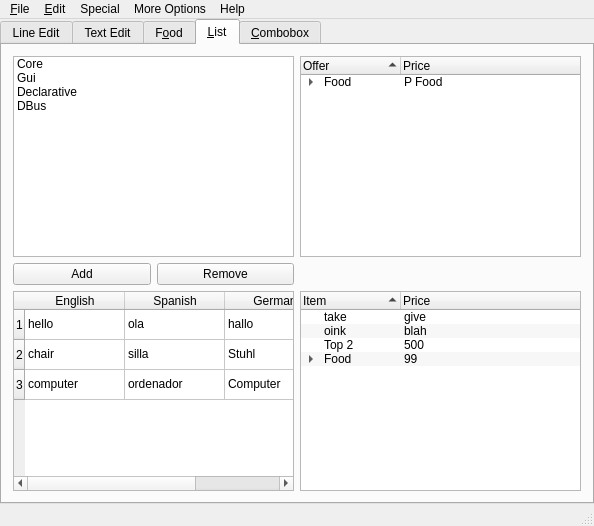
<?xml version="1.0" encoding="UTF-8"?>
<ui version="4.0">
 <class>MainWindow</class>
 <widget class="QMainWindow" name="MainWindow">
  <property name="geometry">
   <rect>
    <x>0</x>
    <y>0</y>
    <width>590</width>
    <height>526</height>
   </rect>
  </property>
  <property name="windowTitle">
   <string>MainWindow</string>
  </property>
  <widget class="QWidget" name="centralWidget">
   <layout class="QVBoxLayout" name="verticalLayout">
    <property name="margin">
     <number>0</number>
    </property>
    <item>
     <widget class="QTabWidget" name="tabWidget">
      <property name="currentIndex">
       <number>3</number>
      </property>
      <widget class="QWidget" name="tab_7">
       <attribute name="title">
        <string>Line Edit</string>
       </attribute>
       <layout class="QVBoxLayout" name="verticalLayout_7">
        <item>
         <widget class="QLabel" name="label">
          <property name="accessibleDescription">
           <string>Accessible description for &quot;Some Text&quot; label</string>
          </property>
          <property name="text">
           <string>Some Text</string>
          </property>
         </widget>
        </item>
        <item>
         <layout class="QHBoxLayout" name="horizontalLayout">
          <item>
           <widget class="QLabel" name="label_2">
            <property name="text">
             <string>Enter your name:</string>
            </property>
            <property name="buddy">
             <cstring>lineEdit</cstring>
            </property>
           </widget>
          </item>
          <item>
           <widget class="QLineEdit" name="lineEdit">
            <property name="accessibleName">
             <string>Name line edit</string>
            </property>
           </widget>
          </item>
         </layout>
        </item>
        <item>
         <spacer name="verticalSpacer_5">
          <property name="orientation">
           <enum>Qt::Vertical</enum>
          </property>
          <property name="sizeHint" stdset="0">
           <size>
            <width>20</width>
            <height>40</height>
           </size>
          </property>
         </spacer>
        </item>
       </layout>
      </widget>
      <widget class="QWidget" name="tab_6">
       <attribute name="title">
        <string>Text Edit</string>
       </attribute>
       <layout class="QVBoxLayout" name="verticalLayout_6">
        <item>
         <widget class="QTextEdit" name="textEdit">
          <property name="html">
           <string>&lt;!DOCTYPE HTML PUBLIC &quot;-//W3C//DTD HTML 4.0//EN&quot; &quot;http://www.w3.org/TR/REC-html40/strict.dtd&quot;&gt;
&lt;html&gt;&lt;head&gt;&lt;meta name=&quot;qrichtext&quot; content=&quot;1&quot; /&gt;&lt;style type=&quot;text/css&quot;&gt;
p, li { white-space: pre-wrap; }
&lt;/style&gt;&lt;/head&gt;&lt;body style=&quot; font-family:'DejaVu Sans'; font-size:9pt; font-weight:400; font-style:normal;&quot;&gt;
&lt;p style=&quot; margin-top:0px; margin-bottom:0px; margin-left:0px; margin-right:0px; -qt-block-indent:0; text-indent:0px;&quot;&gt;&lt;span style=&quot; font-family:'Sans Serif';&quot;&gt;Hello,&lt;/span&gt;&lt;/p&gt;
&lt;p style=&quot; margin-top:0px; margin-bottom:0px; margin-left:0px; margin-right:0px; -qt-block-indent:0; text-indent:0px;&quot;&gt;&lt;span style=&quot; font-family:'Sans Serif';&quot;&gt;this is an example text.&lt;/span&gt;&lt;/p&gt;
&lt;p style=&quot; margin-top:0px; margin-bottom:0px; margin-left:0px; margin-right:0px; -qt-block-indent:0; text-indent:0px;&quot;&gt;&lt;span style=&quot; font-family:'Sans Serif';&quot;&gt;Text can be &lt;/span&gt;&lt;span style=&quot; font-family:'Sans Serif'; font-weight:600;&quot;&gt;bold&lt;/span&gt;&lt;span style=&quot; font-family:'Sans Serif';&quot;&gt; or &lt;/span&gt;&lt;span style=&quot; font-family:'Sans Serif'; text-decoration: underline;&quot;&gt;underlined&lt;/span&gt;&lt;span style=&quot; font-family:'Sans Serif';&quot;&gt;.&lt;/span&gt;&lt;/p&gt;
&lt;p style=&quot; margin-top:0px; margin-bottom:0px; margin-left:0px; margin-right:0px; -qt-block-indent:0; text-indent:0px;&quot;&gt;&lt;span style=&quot; font-family:'Sans Serif'; font-size:12pt;&quot;&gt;Big fonts&lt;/span&gt;&lt;span style=&quot; font-family:'Sans Serif';&quot;&gt; are possible too.&lt;/span&gt;&lt;/p&gt;
&lt;p style=&quot; margin-top:0px; margin-bottom:0px; margin-left:0px; margin-right:0px; -qt-block-indent:0; text-indent:0px;&quot;&gt;&lt;span style=&quot; font-size:10pt; background-color:#ff0000;&quot;&gt;Let's give some color to &lt;/span&gt;&lt;span style=&quot; font-size:10pt; color:#f0f1f2; background-color:#14f01e;&quot;&gt;Qt&lt;/span&gt;&lt;span style=&quot; font-size:10pt;&quot;&gt; also.&lt;/span&gt;&lt;/p&gt;&lt;/body&gt;&lt;/html&gt;</string>
          </property>
         </widget>
        </item>
       </layout>
      </widget>
      <widget class="QWidget" name="tab_2">
       <attribute name="title">
        <string>F&amp;ood</string>
       </attribute>
       <layout class="QVBoxLayout" name="verticalLayout_3">
        <item>
         <widget class="QCheckBox" name="checkBox">
          <property name="text">
           <string>Bread</string>
          </property>
         </widget>
        </item>
        <item>
         <widget class="QCheckBox" name="checkBox_2">
          <property name="text">
           <string>Butter</string>
          </property>
         </widget>
        </item>
        <item>
         <widget class="QCheckBox" name="checkBox_3">
          <property name="text">
           <string>Milk</string>
          </property>
         </widget>
        </item>
        <item>
         <widget class="QRadioButton" name="radioButton_3">
          <property name="text">
           <string>&amp;Apple</string>
          </property>
         </widget>
        </item>
        <item>
         <widget class="QRadioButton" name="radioButton_2">
          <property name="text">
           <string>&amp;Banana</string>
          </property>
         </widget>
        </item>
        <item>
         <widget class="QRadioButton" name="radioButton">
          <property name="text">
           <string>&amp;Pineapple</string>
          </property>
         </widget>
        </item>
        <item>
         <widget class="QPushButton" name="pushButton">
          <property name="text">
           <string>Create More Buttons</string>
          </property>
         </widget>
        </item>
        <item>
         <spacer name="verticalSpacer_4">
          <property name="orientation">
           <enum>Qt::Vertical</enum>
          </property>
          <property name="sizeHint" stdset="0">
           <size>
            <width>20</width>
            <height>40</height>
           </size>
          </property>
         </spacer>
        </item>
       </layout>
      </widget>
      <widget class="QWidget" name="tab_3">
       <attribute name="title">
        <string>&amp;List</string>
       </attribute>
       <layout class="QGridLayout" name="gridLayout">
        <item row="0" column="0">
         <widget class="QListWidget" name="listWidget">
          <item>
           <property name="text">
            <string>Core</string>
           </property>
          </item>
          <item>
           <property name="text">
            <string>Gui</string>
           </property>
          </item>
          <item>
           <property name="text">
            <string>Declarative</string>
           </property>
          </item>
          <item>
           <property name="text">
            <string>DBus</string>
           </property>
          </item>
         </widget>
        </item>
        <item row="0" column="1">
         <widget class="QTreeWidget" name="treeWidget">
          <property name="alternatingRowColors">
           <bool>true</bool>
          </property>
          <property name="sortingEnabled">
           <bool>true</bool>
          </property>
          <attribute name="headerShowSortIndicator" stdset="0">
           <bool>true</bool>
          </attribute>
          <attribute name="headerStretchLastSection">
           <bool>true</bool>
          </attribute>
          <column>
           <property name="text">
            <string>Offer</string>
           </property>
          </column>
          <column>
           <property name="text">
            <string>Price</string>
           </property>
          </column>
          <item>
           <property name="text">
            <string>Food</string>
           </property>
           <property name="text">
            <string>P Food</string>
           </property>
           <item>
            <property name="text">
             <string>Vegetable</string>
            </property>
            <property name="text">
             <string>P Veggies</string>
            </property>
            <item>
             <property name="text">
              <string>Eggplant</string>
             </property>
             <property name="text">
              <string>7</string>
             </property>
            </item>
            <item>
             <property name="text">
              <string>Carrots</string>
             </property>
             <property name="text">
              <string>5</string>
             </property>
            </item>
            <item>
             <property name="text">
              <string>Cabbage</string>
             </property>
             <property name="text">
              <string>6</string>
             </property>
            </item>
           </item>
           <item>
            <property name="text">
             <string>Fruit</string>
            </property>
            <property name="text">
             <string>P Fruit</string>
            </property>
            <item>
             <property name="text">
              <string>Oranges</string>
             </property>
             <property name="text">
              <string>3</string>
             </property>
            </item>
            <item>
             <property name="text">
              <string>Bananas</string>
             </property>
             <property name="text">
              <string>2</string>
             </property>
            </item>
            <item>
             <property name="text">
              <string>Apples</string>
             </property>
             <property name="text">
              <string>1</string>
             </property>
            </item>
           </item>
          </item>
         </widget>
        </item>
        <item row="1" column="0">
         <layout class="QHBoxLayout" name="horizontalLayout_2">
          <item>
           <widget class="QPushButton" name="addListButton">
            <property name="text">
             <string>Add</string>
            </property>
           </widget>
          </item>
          <item>
           <widget class="QPushButton" name="removeListButton">
            <property name="text">
             <string>Remove</string>
            </property>
           </widget>
          </item>
         </layout>
        </item>
        <item row="2" column="0">
         <widget class="QTableWidget" name="tableWidget">
          <row>
           <property name="text">
            <string>1</string>
           </property>
          </row>
          <row>
           <property name="text">
            <string>2</string>
           </property>
          </row>
          <row>
           <property name="text">
            <string>3</string>
           </property>
          </row>
          <column>
           <property name="text">
            <string>English</string>
           </property>
          </column>
          <column>
           <property name="text">
            <string>Spanish</string>
           </property>
          </column>
          <column>
           <property name="text">
            <string>German</string>
           </property>
          </column>
          <item row="0" column="0">
           <property name="text">
            <string>hello</string>
           </property>
          </item>
          <item row="0" column="1">
           <property name="text">
            <string>ola</string>
           </property>
          </item>
          <item row="0" column="2">
           <property name="text">
            <string>hallo</string>
           </property>
          </item>
          <item row="1" column="0">
           <property name="text">
            <string>chair</string>
           </property>
          </item>
          <item row="1" column="1">
           <property name="text">
            <string>silla</string>
           </property>
          </item>
          <item row="1" column="2">
           <property name="text">
            <string>Stuhl</string>
           </property>
          </item>
          <item row="2" column="0">
           <property name="text">
            <string>computer</string>
           </property>
          </item>
          <item row="2" column="1">
           <property name="text">
            <string>ordenador</string>
           </property>
          </item>
          <item row="2" column="2">
           <property name="text">
            <string>Computer</string>
           </property>
          </item>
         </widget>
        </item>
        <item row="2" column="1">
         <widget class="QTreeWidget" name="treeWidget_2">
          <property name="alternatingRowColors">
           <bool>true</bool>
          </property>
          <property name="sortingEnabled">
           <bool>true</bool>
          </property>
          <attribute name="headerShowSortIndicator" stdset="0">
           <bool>true</bool>
          </attribute>
          <attribute name="headerStretchLastSection">
           <bool>true</bool>
          </attribute>
          <column>
           <property name="text">
            <string>Item</string>
           </property>
          </column>
          <column>
           <property name="text">
            <string>Price</string>
           </property>
          </column>
          <item>
           <property name="text">
            <string>take</string>
           </property>
           <property name="text">
            <string>give</string>
           </property>
          </item>
          <item>
           <property name="text">
            <string>oink</string>
           </property>
           <property name="text">
            <string>blah</string>
           </property>
          </item>
          <item>
           <property name="text">
            <string>Top 2</string>
           </property>
           <property name="text">
            <string>500</string>
           </property>
          </item>
          <item>
           <property name="text">
            <string>Food</string>
           </property>
           <property name="text">
            <string>99</string>
           </property>
           <item>
            <property name="text">
             <string>Sub1</string>
            </property>
            <property name="text">
             <string>1001</string>
            </property>
           </item>
          </item>
         </widget>
        </item>
       </layout>
      </widget>
      <widget class="QWidget" name="tab_5">
       <attribute name="title">
        <string>&amp;Combobox</string>
       </attribute>
       <layout class="QGridLayout" name="gridLayout_2">
        <item row="0" column="0">
         <widget class="QLabel" name="label_3">
          <property name="text">
           <string>Here is a combo box:</string>
          </property>
          <property name="buddy">
           <cstring>comboBox</cstring>
          </property>
         </widget>
        </item>
        <item row="0" column="1">
         <widget class="QComboBox" name="comboBox">
          <item>
           <property name="text">
            <string>Comboboxes are fun!</string>
           </property>
          </item>
          <item>
           <property name="text">
            <string>Or so I hear at least</string>
           </property>
          </item>
          <item>
           <property name="text">
            <string>Crash for me!</string>
           </property>
          </item>
          <item>
           <property name="text">
            <string>Last but not least</string>
           </property>
          </item>
         </widget>
        </item>
        <item row="1" column="0">
         <widget class="QLabel" name="label_4">
          <property name="text">
           <string>Choose your favorite furniture:</string>
          </property>
          <property name="buddy">
           <cstring>comboBox_2</cstring>
          </property>
         </widget>
        </item>
        <item row="1" column="1">
         <widget class="QComboBox" name="comboBox_2">
          <property name="editable">
           <bool>true</bool>
          </property>
          <item>
           <property name="text">
            <string>Table</string>
           </property>
          </item>
          <item>
           <property name="text">
            <string>Chair</string>
           </property>
          </item>
          <item>
           <property name="text">
            <string>Couch</string>
           </property>
          </item>
          <item>
           <property name="text">
            <string>Bed</string>
           </property>
          </item>
         </widget>
        </item>
        <item row="2" column="0" colspan="2">
         <spacer name="verticalSpacer_2">
          <property name="orientation">
           <enum>Qt::Vertical</enum>
          </property>
          <property name="sizeHint" stdset="0">
           <size>
            <width>568</width>
            <height>388</height>
           </size>
          </property>
         </spacer>
        </item>
       </layout>
      </widget>
     </widget>
    </item>
   </layout>
  </widget>
  <widget class="QMenuBar" name="menuBar">
   <property name="geometry">
    <rect>
     <x>0</x>
     <y>0</y>
     <width>590</width>
     <height>21</height>
    </rect>
   </property>
   <widget class="QMenu" name="menuFile">
    <property name="title">
     <string>&amp;File</string>
    </property>
    <addaction name="actionNew_Button"/>
    <addaction name="action_Remove_Button"/>
    <addaction name="action_Quit"/>
   </widget>
   <widget class="QMenu" name="menuEdit">
    <property name="title">
     <string>&amp;Edit</string>
    </property>
    <addaction name="actionNom_nom_nom"/>
    <addaction name="actionBlah"/>
   </widget>
   <widget class="QMenu" name="menuSpecial">
    <property name="title">
     <string>Special</string>
    </property>
    <widget class="QMenu" name="menuSpecial_1">
     <property name="title">
      <string>Special 1</string>
     </property>
     <addaction name="actionSpecial_1_1"/>
     <addaction name="actionSpecial_1_2"/>
    </widget>
    <addaction name="menuSpecial_1"/>
   </widget>
   <widget class="QMenu" name="menuMore_Options">
    <property name="title">
     <string>More Options</string>
    </property>
    <addaction name="actionOption_1"/>
    <addaction name="actionOption_2"/>
   </widget>
   <widget class="QMenu" name="menuHelp">
    <property name="title">
     <string>Help</string>
    </property>
    <addaction name="actionAbout_Simple"/>
    <addaction name="separator"/>
    <addaction name="actionAbout_Qt"/>
   </widget>
   <addaction name="menuFile"/>
   <addaction name="menuEdit"/>
   <addaction name="menuSpecial"/>
   <addaction name="menuMore_Options"/>
   <addaction name="menuHelp"/>
  </widget>
  <widget class="QStatusBar" name="statusBar"/>
  <action name="actionNew_Button">
   <property name="text">
    <string>&amp;New Button</string>
   </property>
  </action>
  <action name="action_Remove_Button">
   <property name="text">
    <string>&amp;Remove Button</string>
   </property>
  </action>
  <action name="action_Quit">
   <property name="text">
    <string>&amp;Quit</string>
   </property>
  </action>
  <action name="actionNom_nom_nom">
   <property name="text">
    <string>Nom nom nom</string>
   </property>
  </action>
  <action name="actionBlah">
   <property name="text">
    <string>Blah</string>
   </property>
  </action>
  <action name="actionAbout_Simple">
   <property name="text">
    <string>About Simple</string>
   </property>
  </action>
  <action name="actionAbout_Qt">
   <property name="text">
    <string>About Qt</string>
   </property>
  </action>
  <action name="actionOption_1">
   <property name="text">
    <string>Option 1</string>
   </property>
  </action>
  <action name="actionOption_2">
   <property name="text">
    <string>Option 2</string>
   </property>
  </action>
  <action name="actionSpecial_1_1">
   <property name="text">
    <string>Special 1.1</string>
   </property>
  </action>
  <action name="actionSpecial_1_2">
   <property name="text">
    <string>Special 1.2</string>
   </property>
  </action>
 </widget>
 <layoutdefault spacing="6" margin="11"/>
 <resources/>
 <connections/>
</ui>
